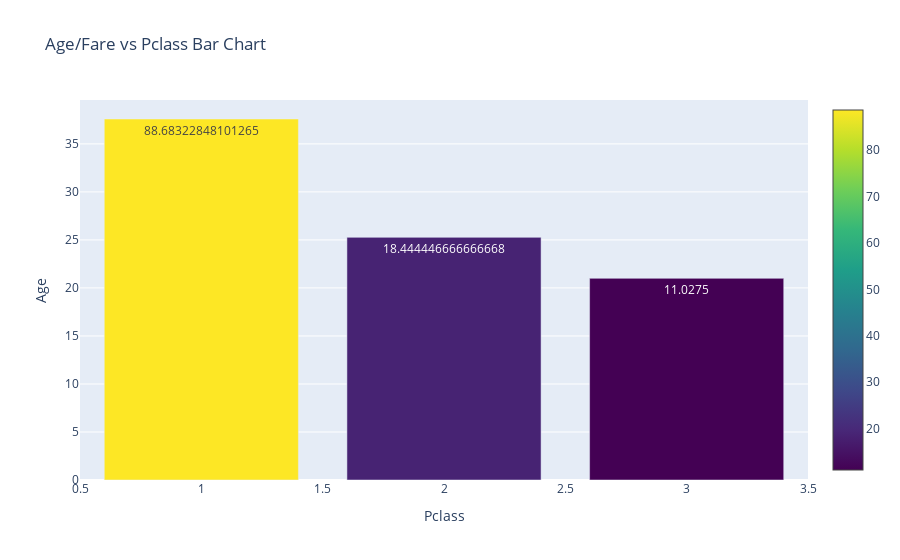

The cell this chart's notebook holds for it:
### Code cell
# defining data
y=[]
fare = []
for i in list(df['Pclass'].unique()):
    result = df[df['Pclass']==i]['Age'].mean()
    fares = df[df['Pclass']==i]['Fare'].mean()
    y.append(result)
    fare.append(fares)
trace = go.Bar(x = list(df['Pclass'].unique()),y=y,marker=dict(color=fare,colorscale='Viridis',showscale=True),text = fare)
data=[trace]

# defining layout
layout = go.Layout(title='Age/Fare vs Pclass Bar Chart',xaxis=dict(title='Pclass'),yaxis=dict(title='Age'),hovermode='closest')

# defining figure and plotting
figure = go.Figure(data=data,layout=layout)
iplot(figure)

### Figure 1 — Plotly figure (JSON) as saved in the notebook; plotly's stock layout.template omitted (floating-point values rounded to 4 significant figures)
{"data": [{"marker": {"color": [88.68, 11.03, 18.44], "colorscale": [[0, "#440154"], [0.1111, "#482878"], [0.2222, "#3e4989"], [0.3333, "#31688e"], [0.4444, "#26828e"], [0.5556, "#1f9e89"], [0.6667, "#35b779"], [0.7778, "#6ece58"], [0.8889, "#b5de2b"], [1, "#fde725"]], "showscale": true}, "text": ["88.68322848101265", "11.0275", "18.444446666666668"], "type": "bar", "x": [1, 3, 2], "y": [37.59, 21, 25.27]}], "layout": {"hovermode": "closest", "title": {"text": "Age/Fare vs Pclass Bar Chart"}, "xaxis": {"title": {"text": "Pclass"}}, "yaxis": {"title": {"text": "Age"}}}}
